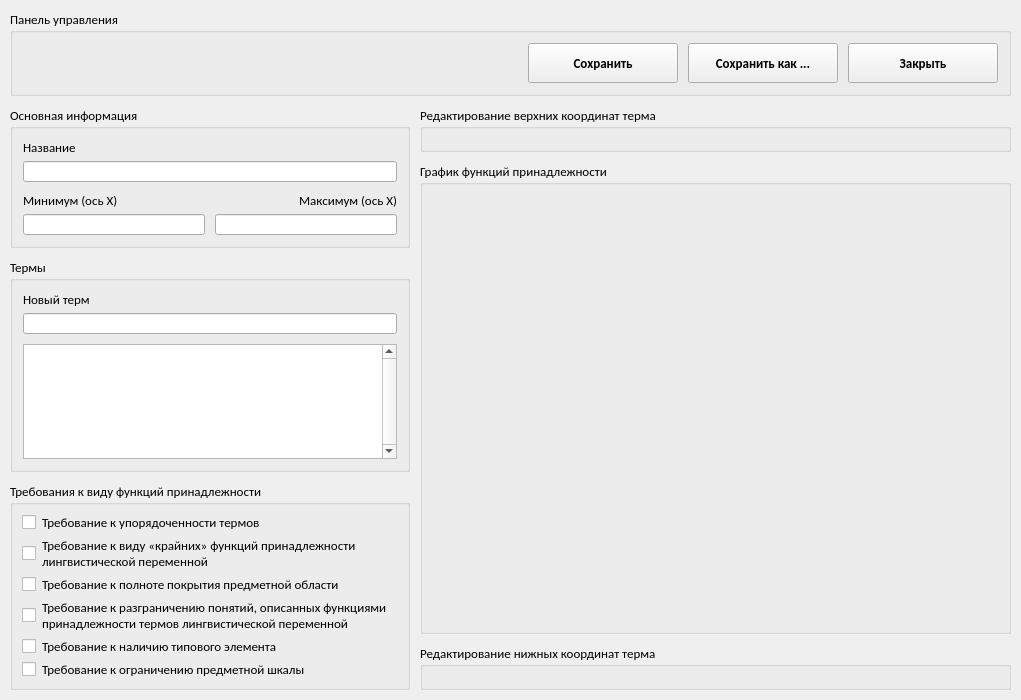
<?xml version="1.0" encoding="UTF-8"?>
<ui version="4.0">
 <class>lp_editor_window</class>
 <widget class="QWidget" name="lp_editor_window">
  <property name="geometry">
   <rect>
    <x>0</x>
    <y>0</y>
    <width>1021</width>
    <height>700</height>
   </rect>
  </property>
  <property name="sizePolicy">
   <sizepolicy hsizetype="Preferred" vsizetype="Preferred">
    <horstretch>0</horstretch>
    <verstretch>0</verstretch>
   </sizepolicy>
  </property>
  <property name="maximumSize">
   <size>
    <width>16777215</width>
    <height>16777215</height>
   </size>
  </property>
  <property name="font">
   <font>
    <family>Calibri</family>
    <pointsize>10</pointsize>
   </font>
  </property>
  <property name="windowTitle">
   <string>Редактор лингвистической переменной</string>
  </property>
  <layout class="QVBoxLayout" name="verticalLayout_6">
   <property name="spacing">
    <number>10</number>
   </property>
   <property name="leftMargin">
    <number>10</number>
   </property>
   <property name="topMargin">
    <number>10</number>
   </property>
   <property name="rightMargin">
    <number>10</number>
   </property>
   <property name="bottomMargin">
    <number>10</number>
   </property>
   <item>
    <widget class="QGroupBox" name="groupBox_4">
     <property name="sizePolicy">
      <sizepolicy hsizetype="Preferred" vsizetype="Preferred">
       <horstretch>0</horstretch>
       <verstretch>0</verstretch>
      </sizepolicy>
     </property>
     <property name="minimumSize">
      <size>
       <width>0</width>
       <height>0</height>
      </size>
     </property>
     <property name="maximumSize">
      <size>
       <width>16777215</width>
       <height>16777215</height>
      </size>
     </property>
     <property name="title">
      <string>Панель управления</string>
     </property>
     <layout class="QHBoxLayout" name="horizontalLayout_10">
      <property name="spacing">
       <number>10</number>
      </property>
      <property name="leftMargin">
       <number>10</number>
      </property>
      <property name="topMargin">
       <number>10</number>
      </property>
      <property name="rightMargin">
       <number>10</number>
      </property>
      <property name="bottomMargin">
       <number>10</number>
      </property>
      <item>
       <spacer name="horizontalSpacer">
        <property name="orientation">
         <enum>Qt::Horizontal</enum>
        </property>
        <property name="sizeHint" stdset="0">
         <size>
          <width>40</width>
          <height>20</height>
         </size>
        </property>
       </spacer>
      </item>
      <item>
       <widget class="QPushButton" name="button_save">
        <property name="sizePolicy">
         <sizepolicy hsizetype="Minimum" vsizetype="Fixed">
          <horstretch>0</horstretch>
          <verstretch>0</verstretch>
         </sizepolicy>
        </property>
        <property name="minimumSize">
         <size>
          <width>150</width>
          <height>40</height>
         </size>
        </property>
        <property name="font">
         <font>
          <weight>75</weight>
          <bold>true</bold>
         </font>
        </property>
        <property name="cursor">
         <cursorShape>PointingHandCursor</cursorShape>
        </property>
        <property name="text">
         <string>Сохранить</string>
        </property>
        <property name="iconSize">
         <size>
          <width>24</width>
          <height>24</height>
         </size>
        </property>
       </widget>
      </item>
      <item>
       <widget class="QPushButton" name="button_save_as">
        <property name="sizePolicy">
         <sizepolicy hsizetype="Minimum" vsizetype="Fixed">
          <horstretch>0</horstretch>
          <verstretch>0</verstretch>
         </sizepolicy>
        </property>
        <property name="minimumSize">
         <size>
          <width>150</width>
          <height>40</height>
         </size>
        </property>
        <property name="font">
         <font>
          <pointsize>10</pointsize>
          <weight>75</weight>
          <bold>true</bold>
         </font>
        </property>
        <property name="cursor">
         <cursorShape>PointingHandCursor</cursorShape>
        </property>
        <property name="text">
         <string>Сохранить как ...</string>
        </property>
        <property name="iconSize">
         <size>
          <width>24</width>
          <height>24</height>
         </size>
        </property>
       </widget>
      </item>
      <item>
       <widget class="QPushButton" name="button_exit">
        <property name="sizePolicy">
         <sizepolicy hsizetype="Minimum" vsizetype="Fixed">
          <horstretch>0</horstretch>
          <verstretch>0</verstretch>
         </sizepolicy>
        </property>
        <property name="minimumSize">
         <size>
          <width>150</width>
          <height>40</height>
         </size>
        </property>
        <property name="font">
         <font>
          <weight>75</weight>
          <bold>true</bold>
         </font>
        </property>
        <property name="cursor">
         <cursorShape>PointingHandCursor</cursorShape>
        </property>
        <property name="text">
         <string>Закрыть</string>
        </property>
        <property name="iconSize">
         <size>
          <width>24</width>
          <height>24</height>
         </size>
        </property>
       </widget>
      </item>
     </layout>
    </widget>
   </item>
   <item>
    <layout class="QHBoxLayout" name="horizontalLayout_2">
     <property name="spacing">
      <number>10</number>
     </property>
     <item>
      <layout class="QVBoxLayout" name="verticalLayout_5">
       <property name="spacing">
        <number>10</number>
       </property>
       <item>
        <widget class="QGroupBox" name="groupBox">
         <property name="sizePolicy">
          <sizepolicy hsizetype="Fixed" vsizetype="Preferred">
           <horstretch>0</horstretch>
           <verstretch>0</verstretch>
          </sizepolicy>
         </property>
         <property name="minimumSize">
          <size>
           <width>400</width>
           <height>0</height>
          </size>
         </property>
         <property name="maximumSize">
          <size>
           <width>16777215</width>
           <height>16777215</height>
          </size>
         </property>
         <property name="title">
          <string>Основная информация</string>
         </property>
         <layout class="QVBoxLayout" name="verticalLayout">
          <property name="spacing">
           <number>10</number>
          </property>
          <property name="leftMargin">
           <number>10</number>
          </property>
          <property name="topMargin">
           <number>10</number>
          </property>
          <property name="rightMargin">
           <number>10</number>
          </property>
          <property name="bottomMargin">
           <number>10</number>
          </property>
          <item>
           <layout class="QVBoxLayout" name="verticalLayout_20">
            <property name="spacing">
             <number>5</number>
            </property>
            <item>
             <widget class="QLabel" name="label_15">
              <property name="text">
               <string>Название</string>
              </property>
             </widget>
            </item>
            <item>
             <widget class="QLineEdit" name="edit_title">
              <property name="minimumSize">
               <size>
                <width>0</width>
                <height>21</height>
               </size>
              </property>
              <property name="contextMenuPolicy">
               <enum>Qt::NoContextMenu</enum>
              </property>
              <property name="readOnly">
               <bool>false</bool>
              </property>
             </widget>
            </item>
           </layout>
          </item>
          <item>
           <layout class="QHBoxLayout" name="horizontalLayout">
            <property name="spacing">
             <number>10</number>
            </property>
            <item>
             <layout class="QVBoxLayout" name="verticalLayout_18">
              <property name="spacing">
               <number>5</number>
              </property>
              <item>
               <widget class="QLabel" name="label_13">
                <property name="text">
                 <string>Минимум (ось X)</string>
                </property>
               </widget>
              </item>
              <item>
               <widget class="QLineEdit" name="edit_x_start">
                <property name="minimumSize">
                 <size>
                  <width>0</width>
                  <height>21</height>
                 </size>
                </property>
                <property name="contextMenuPolicy">
                 <enum>Qt::NoContextMenu</enum>
                </property>
                <property name="readOnly">
                 <bool>false</bool>
                </property>
               </widget>
              </item>
             </layout>
            </item>
            <item>
             <layout class="QVBoxLayout" name="verticalLayout_19">
              <property name="spacing">
               <number>5</number>
              </property>
              <item>
               <widget class="QLabel" name="label_14">
                <property name="text">
                 <string>Максимум (ось X)</string>
                </property>
                <property name="alignment">
                 <set>Qt::AlignRight|Qt::AlignTrailing|Qt::AlignVCenter</set>
                </property>
               </widget>
              </item>
              <item>
               <widget class="QLineEdit" name="edit_x_stop">
                <property name="minimumSize">
                 <size>
                  <width>0</width>
                  <height>21</height>
                 </size>
                </property>
                <property name="contextMenuPolicy">
                 <enum>Qt::NoContextMenu</enum>
                </property>
                <property name="readOnly">
                 <bool>false</bool>
                </property>
               </widget>
              </item>
             </layout>
            </item>
           </layout>
          </item>
         </layout>
        </widget>
       </item>
       <item>
        <widget class="QGroupBox" name="groupBox_6">
         <property name="sizePolicy">
          <sizepolicy hsizetype="Fixed" vsizetype="Preferred">
           <horstretch>0</horstretch>
           <verstretch>0</verstretch>
          </sizepolicy>
         </property>
         <property name="minimumSize">
          <size>
           <width>400</width>
           <height>0</height>
          </size>
         </property>
         <property name="title">
          <string>Термы</string>
         </property>
         <layout class="QVBoxLayout" name="verticalLayout_2">
          <property name="spacing">
           <number>10</number>
          </property>
          <property name="leftMargin">
           <number>10</number>
          </property>
          <property name="topMargin">
           <number>10</number>
          </property>
          <property name="rightMargin">
           <number>10</number>
          </property>
          <property name="bottomMargin">
           <number>10</number>
          </property>
          <item>
           <layout class="QVBoxLayout" name="verticalLayout_17">
            <property name="spacing">
             <number>5</number>
            </property>
            <item>
             <widget class="QLabel" name="label_12">
              <property name="text">
               <string>Новый терм</string>
              </property>
             </widget>
            </item>
            <item>
             <widget class="QLineEdit" name="edit_add_term">
              <property name="minimumSize">
               <size>
                <width>0</width>
                <height>21</height>
               </size>
              </property>
              <property name="contextMenuPolicy">
               <enum>Qt::NoContextMenu</enum>
              </property>
              <property name="clearButtonEnabled">
               <bool>true</bool>
              </property>
             </widget>
            </item>
           </layout>
          </item>
          <item>
           <widget class="QListWidget" name="list_terms">
            <property name="minimumSize">
             <size>
              <width>0</width>
              <height>0</height>
             </size>
            </property>
            <property name="maximumSize">
             <size>
              <width>16777215</width>
              <height>16777215</height>
             </size>
            </property>
            <property name="verticalScrollBarPolicy">
             <enum>Qt::ScrollBarAlwaysOn</enum>
            </property>
           </widget>
          </item>
         </layout>
        </widget>
       </item>
       <item>
        <widget class="QGroupBox" name="groupBox_3">
         <property name="sizePolicy">
          <sizepolicy hsizetype="Fixed" vsizetype="Preferred">
           <horstretch>0</horstretch>
           <verstretch>0</verstretch>
          </sizepolicy>
         </property>
         <property name="minimumSize">
          <size>
           <width>400</width>
           <height>0</height>
          </size>
         </property>
         <property name="maximumSize">
          <size>
           <width>16777215</width>
           <height>16777215</height>
          </size>
         </property>
         <property name="title">
          <string>Требования к виду функций принадлежности</string>
         </property>
         <layout class="QVBoxLayout" name="verticalLayout_7">
          <item>
           <layout class="QHBoxLayout" name="horizontalLayout_3">
            <item>
             <widget class="QCheckBox" name="check_err_1">
              <property name="sizePolicy">
               <sizepolicy hsizetype="Fixed" vsizetype="Fixed">
                <horstretch>0</horstretch>
                <verstretch>0</verstretch>
               </sizepolicy>
              </property>
              <property name="text">
               <string/>
              </property>
             </widget>
            </item>
            <item>
             <widget class="QLabel" name="label">
              <property name="text">
               <string>Требование к упорядоченности термов</string>
              </property>
              <property name="wordWrap">
               <bool>true</bool>
              </property>
             </widget>
            </item>
           </layout>
          </item>
          <item>
           <layout class="QHBoxLayout" name="horizontalLayout_5">
            <item>
             <widget class="QCheckBox" name="check_err_2">
              <property name="sizePolicy">
               <sizepolicy hsizetype="Fixed" vsizetype="Fixed">
                <horstretch>0</horstretch>
                <verstretch>0</verstretch>
               </sizepolicy>
              </property>
              <property name="text">
               <string/>
              </property>
             </widget>
            </item>
            <item>
             <widget class="QLabel" name="label_2">
              <property name="text">
               <string>Требование к виду «крайних» функций принадлежности лингвистической переменной</string>
              </property>
              <property name="wordWrap">
               <bool>true</bool>
              </property>
             </widget>
            </item>
           </layout>
          </item>
          <item>
           <layout class="QHBoxLayout" name="horizontalLayout_6">
            <item>
             <widget class="QCheckBox" name="check_err_3">
              <property name="sizePolicy">
               <sizepolicy hsizetype="Fixed" vsizetype="Fixed">
                <horstretch>0</horstretch>
                <verstretch>0</verstretch>
               </sizepolicy>
              </property>
              <property name="text">
               <string/>
              </property>
             </widget>
            </item>
            <item>
             <widget class="QLabel" name="label_3">
              <property name="text">
               <string>Требование к полноте покрытия предметной области</string>
              </property>
              <property name="wordWrap">
               <bool>true</bool>
              </property>
             </widget>
            </item>
           </layout>
          </item>
          <item>
           <layout class="QHBoxLayout" name="horizontalLayout_7">
            <item>
             <widget class="QCheckBox" name="check_err_4">
              <property name="sizePolicy">
               <sizepolicy hsizetype="Fixed" vsizetype="Fixed">
                <horstretch>0</horstretch>
                <verstretch>0</verstretch>
               </sizepolicy>
              </property>
              <property name="text">
               <string/>
              </property>
             </widget>
            </item>
            <item>
             <widget class="QLabel" name="label_4">
              <property name="text">
               <string>Требование к разграничению понятий, описанных функциями принадлежности термов лингвистической переменной</string>
              </property>
              <property name="wordWrap">
               <bool>true</bool>
              </property>
             </widget>
            </item>
           </layout>
          </item>
          <item>
           <layout class="QHBoxLayout" name="horizontalLayout_8">
            <item>
             <widget class="QCheckBox" name="check_err_5">
              <property name="sizePolicy">
               <sizepolicy hsizetype="Fixed" vsizetype="Fixed">
                <horstretch>0</horstretch>
                <verstretch>0</verstretch>
               </sizepolicy>
              </property>
              <property name="text">
               <string/>
              </property>
             </widget>
            </item>
            <item>
             <widget class="QLabel" name="label_5">
              <property name="text">
               <string>Требование к наличию типового элемента</string>
              </property>
              <property name="wordWrap">
               <bool>true</bool>
              </property>
             </widget>
            </item>
           </layout>
          </item>
          <item>
           <layout class="QHBoxLayout" name="horizontalLayout_9">
            <item>
             <widget class="QCheckBox" name="check_err_6">
              <property name="sizePolicy">
               <sizepolicy hsizetype="Fixed" vsizetype="Fixed">
                <horstretch>0</horstretch>
                <verstretch>0</verstretch>
               </sizepolicy>
              </property>
              <property name="text">
               <string/>
              </property>
             </widget>
            </item>
            <item>
             <widget class="QLabel" name="label_6">
              <property name="text">
               <string>Требование к ограничению предметной шкалы</string>
              </property>
              <property name="wordWrap">
               <bool>true</bool>
              </property>
             </widget>
            </item>
           </layout>
          </item>
         </layout>
        </widget>
       </item>
      </layout>
     </item>
     <item>
      <layout class="QVBoxLayout" name="verticalLayout_4">
       <property name="spacing">
        <number>10</number>
       </property>
       <item>
        <widget class="QGroupBox" name="groupBox_7">
         <property name="sizePolicy">
          <sizepolicy hsizetype="Preferred" vsizetype="Fixed">
           <horstretch>0</horstretch>
           <verstretch>0</verstretch>
          </sizepolicy>
         </property>
         <property name="title">
          <string>Редактирование верхних координат терма</string>
         </property>
         <layout class="QVBoxLayout" name="verticalLayout_8">
          <property name="spacing">
           <number>0</number>
          </property>
          <property name="leftMargin">
           <number>10</number>
          </property>
          <property name="topMargin">
           <number>10</number>
          </property>
          <property name="rightMargin">
           <number>10</number>
          </property>
          <property name="bottomMargin">
           <number>10</number>
          </property>
          <item>
           <widget class="QSplitter" name="splitter_3">
            <property name="orientation">
             <enum>Qt::Horizontal</enum>
            </property>
            <property name="handleWidth">
             <number>10</number>
            </property>
           </widget>
          </item>
         </layout>
        </widget>
       </item>
       <item>
        <widget class="QGroupBox" name="groupBox_2">
         <property name="sizePolicy">
          <sizepolicy hsizetype="Preferred" vsizetype="Preferred">
           <horstretch>0</horstretch>
           <verstretch>0</verstretch>
          </sizepolicy>
         </property>
         <property name="title">
          <string>График функций принадлежности</string>
         </property>
         <layout class="QHBoxLayout" name="horizontalLayout_4">
          <property name="spacing">
           <number>10</number>
          </property>
          <property name="leftMargin">
           <number>10</number>
          </property>
          <property name="topMargin">
           <number>10</number>
          </property>
          <property name="rightMargin">
           <number>10</number>
          </property>
          <property name="bottomMargin">
           <number>10</number>
          </property>
          <item>
           <widget class="QLabel" name="label_plot">
            <property name="sizePolicy">
             <sizepolicy hsizetype="Ignored" vsizetype="Ignored">
              <horstretch>0</horstretch>
              <verstretch>0</verstretch>
             </sizepolicy>
            </property>
            <property name="minimumSize">
             <size>
              <width>0</width>
              <height>0</height>
             </size>
            </property>
            <property name="text">
             <string/>
            </property>
            <property name="scaledContents">
             <bool>true</bool>
            </property>
            <property name="alignment">
             <set>Qt::AlignCenter</set>
            </property>
            <property name="wordWrap">
             <bool>false</bool>
            </property>
           </widget>
          </item>
         </layout>
        </widget>
       </item>
       <item>
        <widget class="QGroupBox" name="groupBox_5">
         <property name="sizePolicy">
          <sizepolicy hsizetype="Preferred" vsizetype="Fixed">
           <horstretch>0</horstretch>
           <verstretch>0</verstretch>
          </sizepolicy>
         </property>
         <property name="title">
          <string>Редактирование нижных координат терма</string>
         </property>
         <layout class="QVBoxLayout" name="verticalLayout_3">
          <property name="spacing">
           <number>0</number>
          </property>
          <property name="leftMargin">
           <number>10</number>
          </property>
          <property name="topMargin">
           <number>10</number>
          </property>
          <property name="rightMargin">
           <number>10</number>
          </property>
          <property name="bottomMargin">
           <number>10</number>
          </property>
          <item>
           <widget class="QSplitter" name="splitter">
            <property name="orientation">
             <enum>Qt::Horizontal</enum>
            </property>
            <property name="handleWidth">
             <number>10</number>
            </property>
           </widget>
          </item>
         </layout>
        </widget>
       </item>
      </layout>
     </item>
    </layout>
   </item>
  </layout>
 </widget>
 <resources/>
 <connections/>
</ui>
